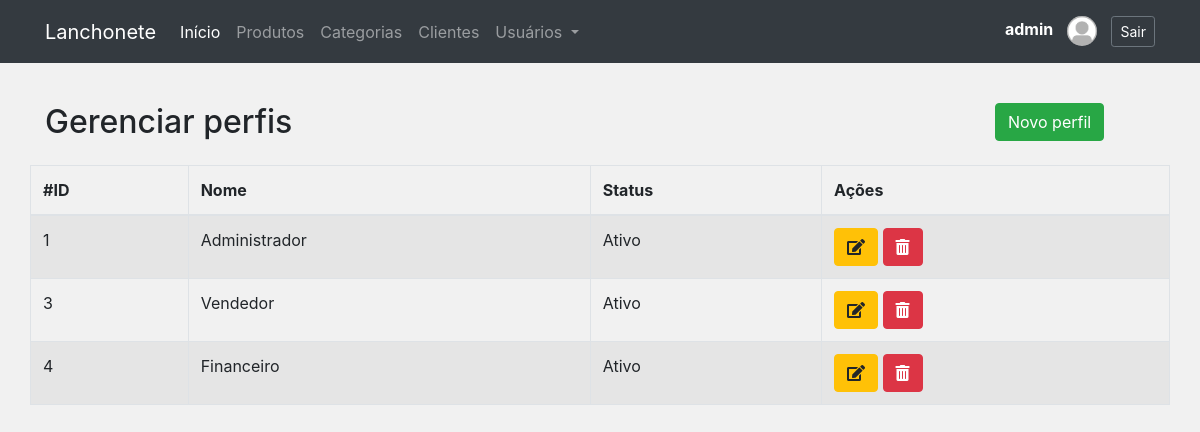
Page /perfis.php (signed in) on the committed database.
### tables this page shows
CREATE TABLE `perfis` (
  `id` int(11) NOT NULL,
  `descricao` varchar(45) NOT NULL COMMENT 'Esta tabela armazenará todos os perfis que o sistema possa necessitar.',
  `status` char(1) NOT NULL DEFAULT '1'
);

### includes/funcoes.php (called while the page is built, shortened)
<?php
function retornaControle($controle = '')
{
	$permissoes = [];
	foreach($_SESSION['permissoes'] as $key => $data) {
	    if(array_search($controle, $_SESSION['permissoes'][$key])) {
			$permissoes = $_SESSION['permissoes'][$key];
			break;
		}
	}
	return $permissoes;
}

### classes/Conexao.php (called while the page is built, shortened)
<?php
class Conexao
{
	private $host;
	private $user;
	private $password;
	public function __construct() {
		$this->host = 'mysql:host=localhost;dbname=lanchonete_api';
		$this->user = 'root';
		$this->password = '';
	}
    public function conectar() {
    	try {
			$conn = new PDO(
							$this->host,
							$this->user,
							$this->password
						);
			return $conn;
		} catch (PDOException $e) {
			echo 'Erro na conexao. Erro reportado: ' . $e->getMessage();
			exit;
		}
    }
}

### classes/PerfilDAO.php (called while the page is built, shortened)
<?php
require_once 'Model.php';
class PerfilDAO extends Model
{
    public function __construct()
    {
        $this->tabela = 'perfis';
        $this->class = 'Perfil';
    }
}

### classes/Model.php (called while the page is built, shortened)
<?php
require 'Conexao.php';
class Model
{
	protected $tabela;
	protected $class;
	protected $db;
	public function __construct()
	{
		$conexao = new Conexao();
		$this->db = $conexao->conectar();
	}
    public function listar($condicao = '')
    {
        $where = '';
    	$sql = "SELECT * FROM {$this->tabela} {$where}";
    	$stmt = $this->db->prepare($sql);
    	$stmt->setFetchMode(PDO::FETCH_CLASS, $this->class);
    	$stmt->execute();
    	return $stmt->fetchAll();
    }
}

### classes/Perfil.php (called while the page is built, shortened)
<?php
class Perfil
{
	private $id;
	private $descricao;
	private $status;
    public function getId()
    {
        return $this->id;
    }
    public function getDescricao()
    {
        return $this->descricao;
    }
    public function getStatus()
    {
        return $this->status;
    }
}

### perfis.php (the view, shortened to what this page needs)
<?php include './layout/header.php'; ?>
<?php include './layout/menu.php'; ?>
<?php
$permissoes = retornaControle('perfil');
require 'classes/Perfil.php';
require 'classes/PerfilDAO.php';
$perfiDAO = new PerfilDAO();
$perfis = $perfiDAO->listar();
?>
<div class="row" style="margin-top:40px">
	<div class="col-10">
		<h2>Gerenciar perfis</h2>
	</div>
	<?php if($permissoes['insert']): ?>
	<div class="col-2">
		<a href="form_perfil.php" class="btn btn-success">Novo perfil</a>
	</div>
	<?php endif; ?>
</div>
<div class="row">
	<table class="table table-hover table-bordered table-striped table-responsive-lg">
		<thead>
			<tr>
				<th>#ID</th>
				<th>Nome</th>
				<th>Status</th>
				<th>Ações</th>
			</tr>
		</thead>
		<tbody>
			<?php foreach($perfis as $perfi){ ?>
			<tr>
				<td><?= $perfi->getId() ?></td>
				<td><?= $perfi->getDescricao() ?></td>
				<td><?= ($perfi->getStatus() == 1 ? 'Ativo' : 'Inativo') ?></td>
				<td>
					<?php if($permissoes['update'] || $permissoes['show']): ?>
					<a href="form_perfil.php?id=<?= $perfi->getId() ?>"  class="btn btn-warning" data-toggle="tooltip" title="Exibir/Editar perfil">
						<i class="fas fa-edit"></i>
					</a>
					<?php endif; ?>
					<?php if($permissoes['delete']): ?>
					<a href="controle_perfil.php?acao=deletar&id=<?= $perfi->getId() ?>" onclick="return confirm('Deseja realmente excluir?')" class="btn btn-danger" data-toggle="tooltip" title="Excluir perfil">
						<i class="fas fa-trash-alt"></i>
					</a>
					<?php endif; ?>
				</td>
			</tr>
			<?php } ?>
		</tbody>
	</table>
</div>
<?php include './layout/footer.php'; ?>

### layout/header.php (shortened to what this page needs)
<?php require_once './includes/funcoes.php'; ?>
<!DOCTYPE html>
<html>
<head>
	<link rel="stylesheet" href="assets/css/bootstrap.min.css" >
	<link rel="stylesheet" type="text/css" href="assets/css/estilo.css">
	<link rel="stylesheet" type="text/css" href="assets/css/all.css">
</head>
<body>

### layout/menu.php (shortened to what this page needs)
<?php
  $permissaoUsuarioMenu = retornaControle('usuario');
?>
<nav class="navbar navbar-expand-lg navbar-dark bg-dark ">
  <div class="container">
  <a class="navbar-brand" href="administrativa.php">Lanchonete</a>
  <div class="collapse navbar-collapse" id="conteudoNavbarSuportado">
    <ul class="navbar-nav mr-auto">
      <li class="nav-item active">
        <a class="nav-link" href="administrativa.php">Início <span class="sr-only">(página atual)</span></a>
      </li>
      <li class="nav-item ">
        <a class="nav-link" href="produtos.php" id="navbarDropdown" role="button" >
          Produtos
        </a>
      </li>
      <li class="nav-item ">
        <a class="nav-link " href="categorias.php" id="navbarDropdown" role="button" aria-haspopup="true" aria-expanded="false">
          Categorias
        </a>
      </li>
      <li class="nav-item ">
        <a class="nav-link " href="clientes.php" role="button" >
          Clientes
        </a>
      </li>
      <?php if(!empty($permissaoUsuarioMenu)): ?>
      <li class="nav-item dropdown">
        <a class="nav-link dropdown-toggle" href="#" id="navbarDropdown" role="button" data-toggle="dropdown" aria-haspopup="true" aria-expanded="false">
          Usuários
        </a>
      </li>
      <?php endif; ?>
      <li class="nav-item align-self-end" >
        <a class="nav-link" href="#">
        </a>
      </li>
    </ul>
    <span class="navbar-text">
      <a href="form_usuario.php?id=<?= $_SESSION['id_usuario'] ?>">
            <strong >
              <?= $_SESSION['nome'] ?>
            </strong>
            <img src="assets/img/usuarios/<?= ($_SESSION['imagem'] != '' && file_exists('assets/img/usuarios/'.$_SESSION['imagem']) ? $_SESSION['imagem'] : 'usuario.png' ) ?>" class="rounded-circle user-img-menu">
          </a>
      <small>  <a class="btn btn-outline-secondary btn-sm" href="logout.php" onclick="return confirm('Deseja realmente sair?')">Sair</a></small>
    </span>
  </div>
  </div>
</nav>
<div class="container">

### layout/footer.php (shortened to what this page needs)
</div>
</body>
</html>

### assets/css/estilo.css (style rules this page uses)
body { background: #f1f1f1; }
.row { margin-bottom: 15px; }
.user-img-menu { width: 30px; margin-right: 10px; margin-left: 10px; }

### assets/css/all.css (style rules this page uses)
.fa, .fas, .far, .fal, .fad, .fab { -moz-osx-font-smoothing: grayscale; -webkit-font-smoothing: antialiased; display: inline-block; font-style: normal; font-variant: normal; text-rendering: auto; line-height: 1; }
.fa-edit:before { content: "\f044"; }
.fa-trash-alt:before { content: "\f2ed"; }
.fa, .fas { font-family: 'Font Awesome 5 Free'; font-weight: 900; }

### rows in the picture
perfis: id "1", descricao "Administrador", status "Ativo"
perfis: id "3", descricao "Vendedor", status "Ativo"
perfis: id "4", descricao "Financeiro", status "Ativo"

### other values in the picture
$_SESSION['nome'] "admin"
